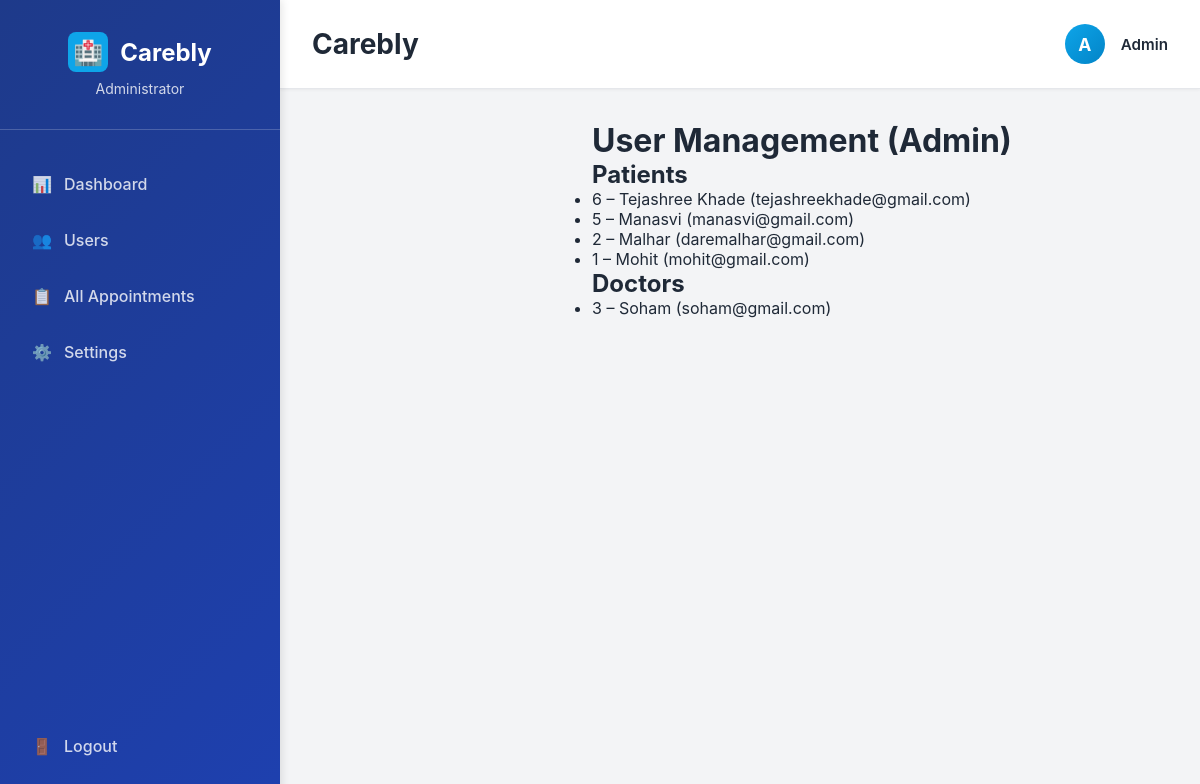
Screenshot of /admin/users (signed in) with the database file from the repository.
### tables this page shows
CREATE TABLE users (
    id            INTEGER PRIMARY KEY AUTOINCREMENT,
    role          TEXT NOT NULL,              -- 'patient','doctor','admin'
    name          TEXT NOT NULL,
    email         TEXT NOT NULL UNIQUE,
    password      TEXT NOT NULL,
    status        TEXT NOT NULL DEFAULT 'active',
    age           INTEGER,
    gender        TEXT,
    blood_group   TEXT
);

### app.py (the view)
@app.route("/admin/users")
def admin_users():
    if "user_id" not in session or session["role"] != "admin":
        return redirect(url_for("login"))
    db = get_db()
    patients = db.execute(
        "SELECT id, name, email FROM users WHERE role='patient' ORDER BY id DESC"
    ).fetchall()
    doctors = db.execute(
        "SELECT id, name, email FROM users WHERE role='doctor' ORDER BY id DESC"
    ).fetchall()
    return render_template(
        "admin_users.html",
        name=session["name"],
        patients=patients,
        doctors=doctors,
    )

### app.py (called while the page is built)
def get_db():
    if "db" not in g:
        g.db = sqlite3.connect(DATABASE)
        g.db.row_factory = sqlite3.Row
    return g.db

### templates/admin_users.html
{% extends "base.html" %}
{% block content %}
<div class="main-content">
  <h1>User Management ({{ name }})</h1>
  <h2>Patients</h2>
  {% if patients %}
    <ul>
      {% for p in patients %}
        <li>{{ p.id }} – {{ p.name }} ({{ p.email }})</li>
      {% endfor %}
    </ul>
  {% else %}
    <p>No patients yet.</p>
  {% endif %}
  <h2>Doctors</h2>
  {% if doctors %}
    <ul>
      {% for d in doctors %}
        <li>{{ d.id }} – {{ d.name }} ({{ d.email }})</li>
      {% endfor %}
    </ul>
  {% else %}
    <p>No doctors yet.</p>
  {% endif %}
</div>
{% endblock %}

### templates/base.html (style rules this page uses)
* { margin: 0; padding: 0; box-sizing: border-box; }
:root { --primary-color: #0EA5E9; --primary-dark: #0284C7; --secondary-color: #1E40AF; --success-color: #10B981; --warning-color: #F59E0B; --danger-color: #EF4444; --light-gray: #F3F4F6; --border-gray: #E5E7EB; --text-dark: #1F2937; --text-light: #6B7280; --white: #FFFFFF; --sidebar-bg: #1E3A8A; --sidebar-hover: #1E40AF; }
body { font-family: -apple-system, BlinkMacSystemFont, 'Segoe UI', 'Roboto', 'Oxygen', 'Ubuntu', 'Cantarell', 'Fira Sans', 'Droid Sans', 'Helvetica Neue', sans-serif; background-color: var(--light-gray); color: var(--text-dark); }
.main-content { margin-left: 280px; flex: 1; display: flex; flex-direction: column; }

### rows the page displays
users: id "6", name "Tejashree Khade", email "tejashreekhade@gmail.com"
users: id "5", name "Manasvi", email "manasvi@gmail.com"
users: id "2", name "Malhar", email "daremalhar@gmail.com"
users: id "1", name "Mohit", email "mohit@gmail.com"
users: id "3", name "Soham", email "soham@gmail.com"

### other values shown
{{ session.get('name', 'U')[0].upper() }} "A"
{{ session.get('name', 'User') }} "Admin"
{{ name }} "Admin"
